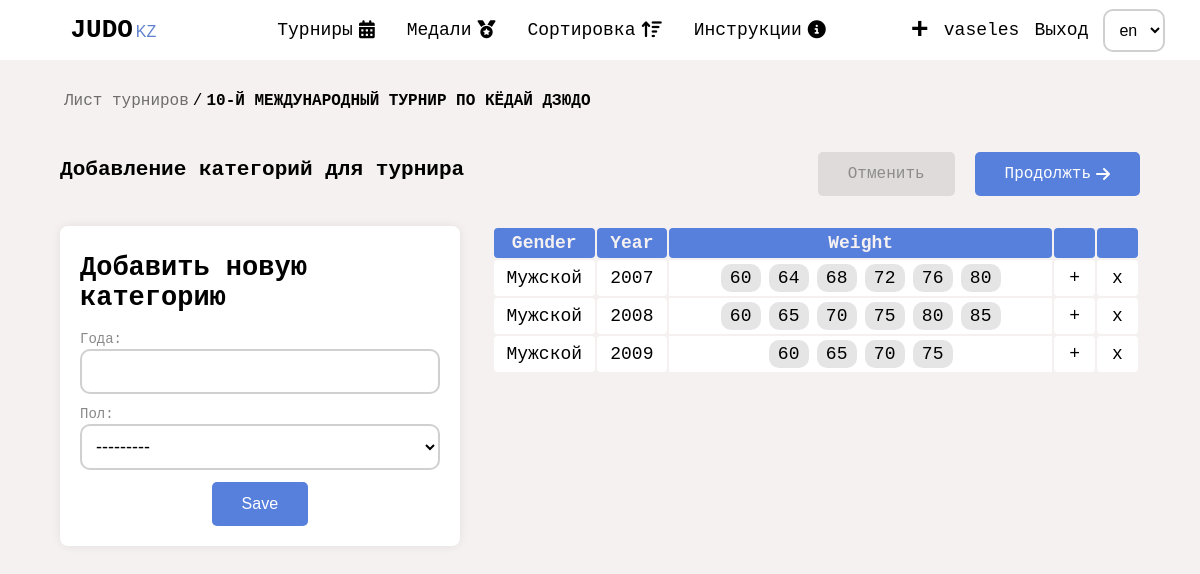
Page /en/tournaments/weight-categories/10th-international-kyodai-judo-tournament (signed in) on the committed database.
### base/models.py (models this page shows, shortened)
class Tournament(models.Model):
   RANGS = (
      ('Клубный', 'Клубный'),
      ('Городской', 'Городской'),
      ('Областной', 'Областной'),
      ('Региональный', 'Региональный'),
      ('Республиканский', 'Республиканский'),
      ('Чемпионат РК', 'Чемпионат РК'),
      ('Международный турнир', 'Международный турнир'),
   )
   CREDIT_TYPE = (
      ('личный', 'личный'),
      ('командный', 'командный')
   )
   STATUS = (
      ('Регистрация открыта', 'Регистрация открыта'),
      ('Регистрация завершенa', 'Регистрация завершенa'),
   )
   user = models.ForeignKey(User, on_delete=models.CASCADE, default=None)
   title = models.CharField(max_length=300, verbose_name='Title')
   slug = models.SlugField(max_length=300, unique=True, default='')
   logo = models.ImageField(upload_to='tournament_logo', blank=True)
   logos = models.ManyToManyField(Logos, default=[], blank=True, related_name='logos')
   about = models.TextField(max_length=3000, blank=True)
   rang = models.CharField(max_length=40,choices=RANGS, blank=True)
   place = models.CharField(max_length=100, blank=True)
   startData = models.DateField(max_length=100, blank=True)
   finishData = models.DateField(max_length=100, blank=True)
   startTime = models.TimeField(max_length=10, blank=True)
   credit = models.CharField(max_length=100, blank=True, choices=CREDIT_TYPE)
   tatamis_count = models.CharField(default=0, blank=True, max_length=2)
   sponsors = models.ManyToManyField(Sponsors, blank=True, default=[], related_name='sponsors')
   chiefJustice = models.CharField(max_length=200, blank=True)
   chiefSecretary = models.CharField(max_length=200, blank=True)
   status = models.CharField(max_length=40, choices=STATUS, default='Регистрация_открыта')
   public = models.BooleanField(default=True)
   created = models.DateTimeField(auto_now_add=True)
   updated = models.DateTimeField(auto_now=True)
   class Meta:
      ordering = ['-updated', '-created']

class WeightCategory(models.Model):
   GENDER = (
      ('Мужской', 'Мужской'),
      ('Женский', 'Женский')
   )
   tournament = models.ForeignKey(Tournament, on_delete=models.CASCADE, blank=True)
   weight = models.ManyToManyField(Weight, default=[])
   year = models.CharField(max_length=20, null=True)
   gender = models.CharField(max_length=20, choices=GENDER)

class Weight(models.Model):
   name = models.CharField(max_length=10)
   sorting = models.JSONField(blank=True, null=True)
   participants = models.ManyToManyField(Participant, default=[], blank=True)

### base/views/tournaments.py (the view, shortened to what this page needs)
# urls.py: path('tournaments/weight-categories/<str:slug>', tournaments.weight_categories, name='weight_categories'),
@login_required(login_url='base:login')
def weight_categories(request, slug):
   tournament = Tournament.objects.get(slug=slug)
   weight_categories = WeightCategory.objects.filter(tournament=tournament)
   form = WeightCategoryForm()
   context = {
      'weight_categories': weight_categories,
      'form': form,
      'tournament': tournament
   }
   return render(request, 'base/tournaments/weight_categories.html', context)

### base/forms.py
class WeightCategoryForm(ModelForm):
   year = CharField(required=True)
   class Meta:
      model = WeightCategory
      fields = [
               'year',
               'gender',
            ]

### base/templates/base/tournaments/weight_categories.html (shortened to what this page needs)
{% include 'main.html' %}
{% load static i18n %}
{% block title %}
   <link rel="stylesheet" href="{% static 'css/tournaments/weight_categories.css' %}">
<link rel="stylesheet" href="{% static 'css/tournaments/create_tournament.css' %}">
{% endblock title %}
{% block content %}
   <div class="categories_header">
      <div class="form__tournaments__pre__header">
         <p>
            <a href="{% url 'base:show_tournaments' %}">{% trans 'Лист турниров' %}</a>/<span>{{ tournament.title }}</span>
         </p>
      </div>
      <div class="form__tournaments__header">
            <h3>{% trans 'Добавление категорий для турнира' %}</h3>
            <div class="form__tournaments__header__buttons">
               <a href="{% url 'base:show_tournaments' %}" class="btn btn--primary">{% trans 'Отменить' %}</a>
               <a class="btn" href="{% url 'base:show_tournaments' %}">{% trans 'Продолжть' %} <i class="fa-solid fa-arrow-right"></i></a>
            </div>
      </div>
   </div>
   <div class="categories">
      <form method="POST" class="create__tournament">
         <h2>{% trans 'Добавить новую категорию' %}</h2>
         <div class = "form__component">
            <label for="">{%  trans 'Года' %}:</label>
            {{ form.year }}
         </div>
         <div class = "form__component">
            <label for="">{%  trans 'Пол' %}:</label>
            {{ form.gender }}
         </div>
         <button type="submit" class="btn btn-primary" id="button">{% trans 'Save' %}</button>
      </form>
      <table class="show__all__categories">
         <thead>
            <tr class="table__head">
               <th>{% trans 'Gender' %}</th>
               <th scope="col">{% trans 'Year' %}</th>
               <th scope="col">{% trans 'Weight' %}</th>
               <th scope="col"></th>
               <th scope="col"></th>
            </tr>
         </thead>
         <tbody>
         {% for category in weight_categories  %}
               <tr class="candidates-list">
                  <td><a href="">{{category.gender}}</a></td>
                  <td scope="col"><a href="">{{category.year}}</a></td>
                  <td scope="col" class="weights_col">
                     {% for weight in category.weight.all %}
                        <span class="one__weight">
                           {{weight.name}}
                        </span>
                     {% endfor %}
                  </td>
                  <td scope="col" class="td_delete"><a href="{% url 'base:weight_category_weight' tournament.slug category.id %}" title="{% trans 'Добавить больше весовых разновидностей' %}" class="">+</a></td>
                  <td scope="col" class="td_delete"><a href="{% url 'base:weight_categories_delete' tournament.slug category.id %}" title="{% trans 'Удалить' %}" >x</a></td>
               </tr>
         {% endfor %}
         </tbody>
      </table>
   </div>
{% endblock content %}

### templates/header.html (shortened to what this page needs)
{% load static i18n  %}
<header>
   <a href="/" class="link-logo">
      <b>JUDO</b>
      <span>
         <span>KZ</span>
      </span>
   </a>
   <div class="header__center">
      <a href="{% url "base:show_tournaments" %}" class="link">
         {% trans 'Турниры' %}
         <i class="fa-solid fa-calendar-days"></i>
      </a>
      <a href="{% url "base:medals" %}" class="link">
         {% trans 'Медали' %}
         <i class="fa-solid fa-medal"></i>
      </a>
      <a href="{% url "base:sorting" %}" class="link">
         {% trans 'Сортировка' %}
         <i class="fa-solid fa-arrow-up-wide-short"></i>
      </a>
      <a href="{% url "base:instructions" %}" class="link">
         {% trans 'Инструкции' %}
         <i class="fa-solid fa-circle-info"></i>
      </a>
   </div>
   <div class="header__right">
      {% if request.user.is_authenticated  %}
      {% if request.user.profile.userType == 'Админ' or request.user.profile.userType == 'Секретарь' or request.user.is_superuser %}
         <a href="{% url "base:create_tournamets" %}" class="link"
         style="font-size: 30px; font-weight: bold;">
            +
         </a>
      {% endif %}
   <a href="{% url 'base:show_profile' request.user.username %}" class="link">
      {{request.user.username}}
   </a>
   <a href="{% url 'base:logout' %}" class="link">
      {% trans 'Выход' %}
   </a>
{% else %}
   <a href="{% url 'base:registration' %}" class="link">{% trans 'Регистрация' %}</a>
   <a href="{% url 'base:login' %}" class="link">{% trans 'Вход' %}</a>
{% endif %}
   <form action="{% url 'set_language' %}" method="post" id="LanguageForm">{% csrf_token %}
      <select name="language" id="changeLanguage" class='change__language' >
         {% get_current_language as LANGUAGE_CODE %}
         {% get_available_languages as LANGUAGES %}
         {% get_language_info_list for LANGUAGES as languages %}
         {% for language in languages %}
            <option value="{{ language.code }}"{% if language.code == LANGUAGE_CODE %}
                     selected{% endif %}>
                  {{ language.code }}
            </option>
         {% endfor %}
      </select>
   </form>
   </div>
</header>

### static/css/styles.css (style rules this page uses)
* { box-sizing: border-box; padding: 0; margin: 0; text-decoration: none; outline: none; }
body { background-color: var(--white); color: var(--black); font-size: 18px; font-family: monospace; overflow-x: hidden; }
a { transition: all .3s linear; }
header { display: flex; justify-content: space-around; align-items: center; width: 100%; height: 60px; background-color: #fff; z-index: 1000; }
.header__center { display: flex; justify-content: center; align-items: center; }
.header__center a { display: flex; justify-content: center; align-items: center; gap: 6px; transition: all .3s linear; height: 100%; padding: 22px 16px; border-radius: 0 0 5px 5px; }
.header__right { display: flex; justify-content: center; align-items: center; gap: 15px }
header form { background-color: transparent !important; margin: 0; padding: 0; }
#changeLanguage { font-size: 16px; transition: all .3s linear; cursor: pointer; margin-bottom: 0; }
#changeLanguage option { cursor: pointer; padding: 4px ; }
.btn { font-size: 16px; padding: 13px 30px 13px; cursor: pointer; border: none; position: relative; background-color: rgba(0, 0, 0, 0); user-select: none; -webkit-user-select: none; touch-action: manipulation; background-color: var(--lightblue); color: white; border-radius: 5px; transition: all .3s linear; display: flex; justify-content: center; align-items: center; gap: 5px }
a { color: black }
.link { text-decoration: none; color: var(--black); transition: all .3s linear }
.link-logo { color: black; margin-left: 3vw; margin-right: 3vw }
.link-logo b { font-weight: bold; font-size: 26px; }
.link-logo span { font-size: 16px; margin-left: -4px; color: #5f80cd ; font-family:'Lucida Sans', 'Lucida Sans Regular', 'Lucida Grande', 'Lucida Sans Unicode', Geneva, Verdana, sans-serif; }
.form__component { display: flex; justify-content: center; align-items: start; flex-direction: column; width: 100%; margin-bottom: 6px; }
.form__component label { font-size: 14px; color: rgb(20,20,20,.5); transition: all .3s linear; margin-bottom: 2px; }
.form__component input, select, textarea { width: 100%; padding: 10px 10px; font-size: 18px; margin-bottom: 6px; min-width: 100%; background-color: #fff; border: 2px solid rgb(20,20,20,.2); border-radius: 10px; transition: all .3s linear; }
.btn--primary { background-color: rgb(20,20,20, .1); color: rgb(20,20,20,.4); }

### static/css/tournaments/weight_categories.css (style rules this page uses)
.categories { display: grid; grid-template-columns: 37% 60%; justify-content: space-between; align-items: flex-start; width: 100%; padding: 10px 5%; gap: 3%; }
.create__tournament h2 { margin-bottom: 5%; margin-top: 2%; }
.categories_header { display: flex; justify-content: center; align-items: flex-start; flex-direction: column; padding: 0 5%; width: 100%; }
.create__tournament { display: flex; justify-content: center; align-items: center; width: 100%; flex-direction: column; background-color: white; box-shadow: 0 0 10px rgba(20,20,20,.08); padding: 20px; border-radius: 8px; }
.table__head { background-color: var(--lightblue); color: var(--white); }
.table__head th { padding: 5px ; }
.candidates-list { background-color: #fff; }
td, th { text-align: center; border-radius: 4px; transition: all .3s linear; }
.td_delete { transition: all .3s linear; padding: 0; }
.td_delete a { display: flex; justify-content: center; align-items: center; flex-direction: column; color: var(--black); width: 100%; min-width: 100%; max-width: 100%; height: 100%; min-height: 20px; max-height: 100%; padding: 5px 10px; }
.one__weight { padding: 4px 10px; background-color: rgb(0,0,0,.1); border-radius: 10px; display: flex; justify-content: center; align-items: center; gap: 10px; transition: all .3s linear; color: black; margin: 4px; }
.weights_col { display: flex; justify-content: center; align-items: center; flex-wrap: wrap; }
.weights_col span { width: 100%; text-align: center; max-width: 40px; }

### static/css/variables.css (style rules this page uses)
:root { --white: #F6F1F1; --lightblue: #577fdc; --gold: #FBD46D; --black: #000000; }

### rows in the picture
Tournament: title "10-Й МЕЖДУНАРОДНЫЙ ТУРНИР ПО КЁДАЙ ДЗЮДО"
WeightCategory: gender "Мужской", year "2007"
Weight: name "60"
Weight: name "64"
Weight: name "68"
Weight: name "72"
Weight: name "76"
Weight: name "80"
WeightCategory: gender "Мужской", year "2008"
Weight: name "60"
Weight: name "65"
Weight: name "70"
Weight: name "75"
Weight: name "80"
Weight: name "85"
WeightCategory: gender "Мужской", year "2009"
Weight: name "60"
Weight: name "65"
Weight: name "70"
Weight: name "75"

### other values in the picture
{{ request.user.username }} "vaseles"
form field language "en"
